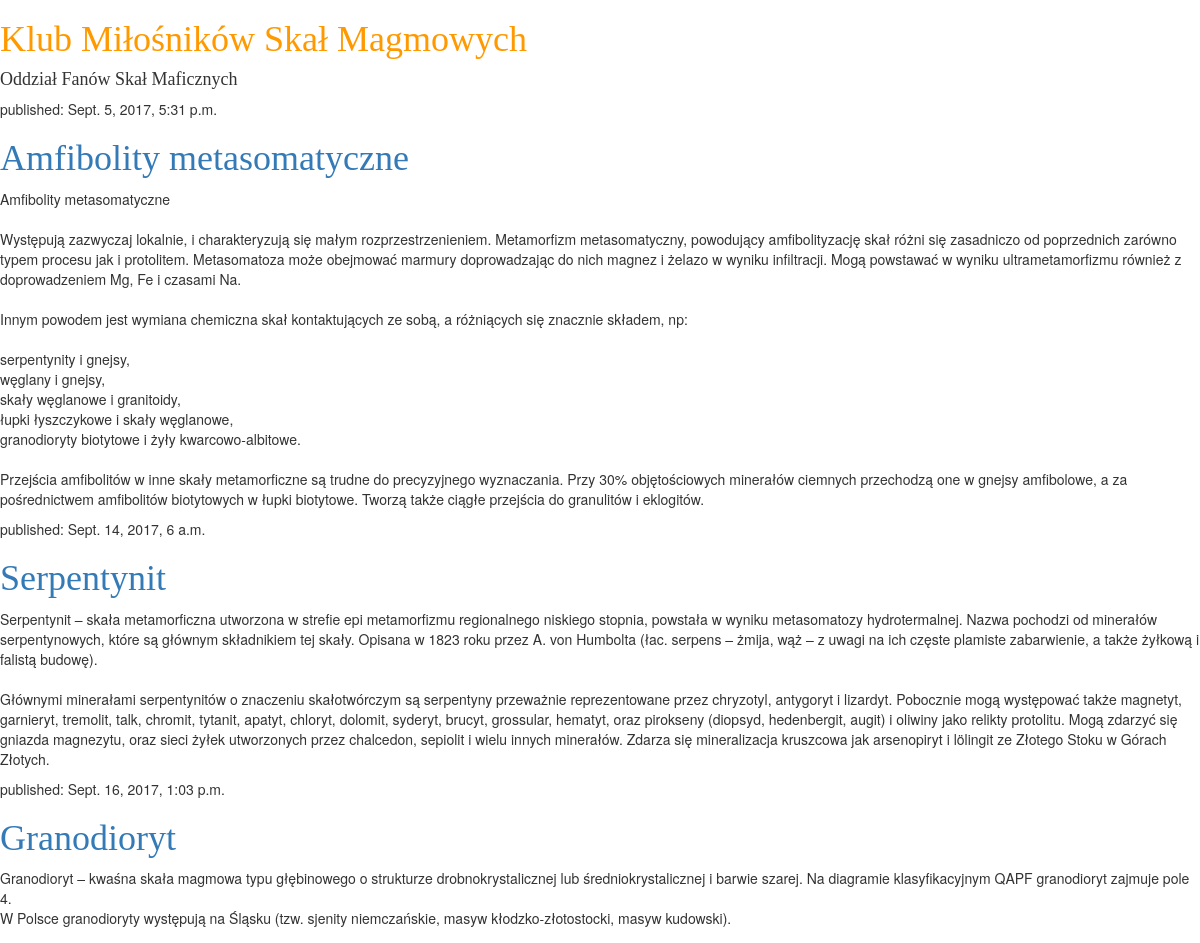
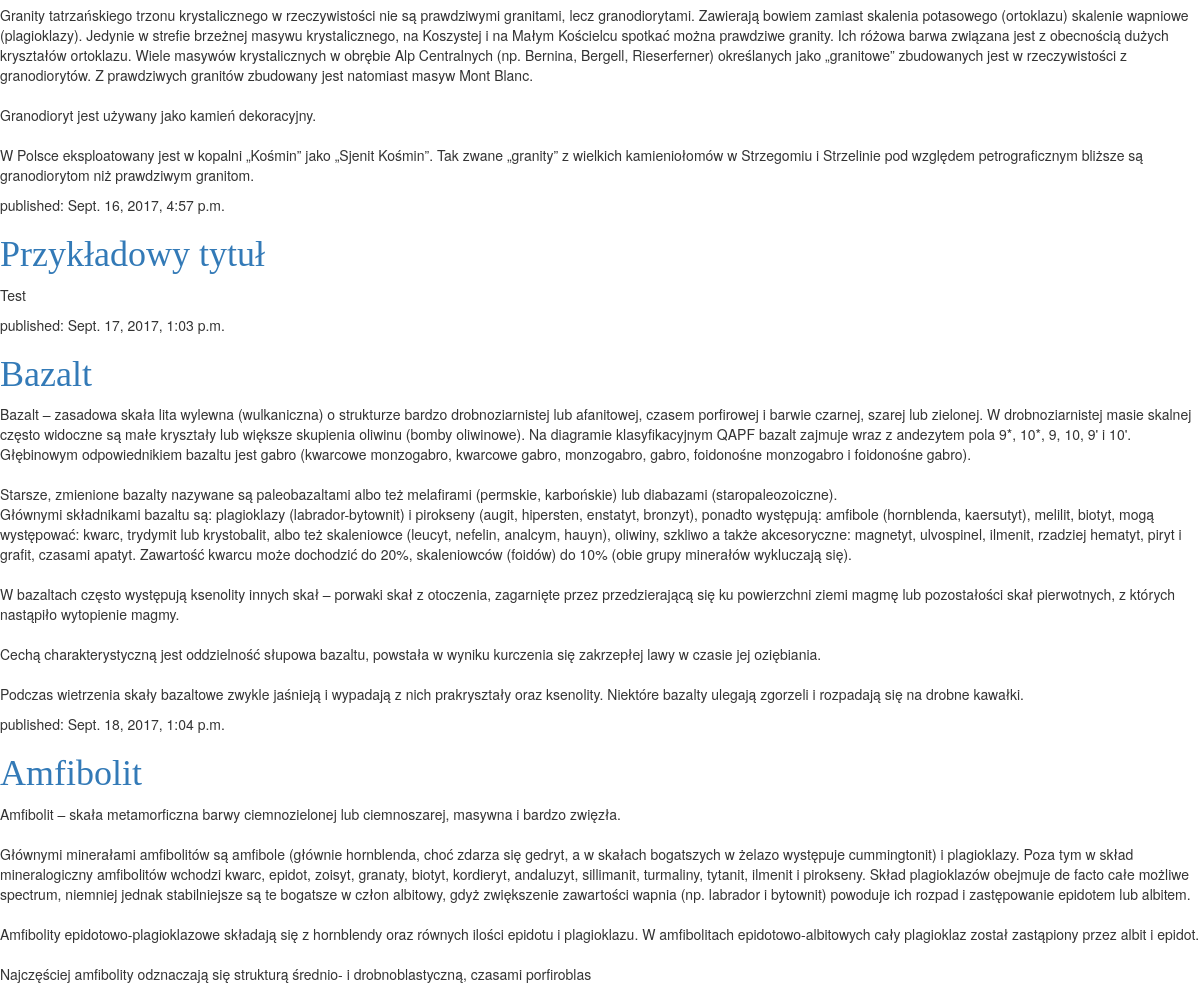
The page / on the database its author committed (2 pictures, top to bottom).
### blog/models.py (models this page shows, shortened)
class Post(models.Model):
    author = models.ForeignKey('auth.User')
    title = models.CharField(max_length=200)
    text = models.TextField()
    created_date = models.DateTimeField(
            default=timezone.now)
    published_date = models.DateTimeField(
            blank=True, null=True)

### blog/views.py (the view)
# urls.py: url(r'^$', views.post_list, name='post_list'),
def post_list(request):
    posts = Post.objects.filter(published_date__lte=timezone.now()).order_by('published_date')
    return render(request, 'blog/post_list.html', {'posts': posts})

### blog/templates/blog/post_list.html (shortened to what this page needs)
{% load staticfiles %}
<!DOCTYPE html>
 <html xmlns="http://www.w3.org/1999/xhtml" xml:lang="pl" lang="pl">
<head>
    <link rel="stylesheet" href="//maxcdn.bootstrapcdn.com/bootstrap/3.2.0/css/bootstrap.min.css">
    <link rel="stylesheet" href="//maxcdn.bootstrapcdn.com/bootstrap/3.2.0/css/bootstrap-theme.min.css">
    <link rel="stylesheet" href="{% static 'css/blog.css' %}">
</head>
<html>
    <body>
        <h1>Klub Miłośników Skał Magmowych</h1>
        <h4>Oddział Fanów Skał Maficznych</h4>
{% for post in posts %}
    <div>
        <p>published: {{ post.published_date }}</p>
        <h1><a href="">{{ post.title }}</a></h1>
        <p>{{ post.text|linebreaksbr }}</p>
    </div>
{% endfor %}
    </body>
</html>

### static/css/blog.css (style rules this page uses)
h1, h2, h3 { font-family: 'Lobster', cursive; color: #ff9900; }
h4 { font-family: 'Lobster', cursive; }

### rows shown on the page
Post: published_date "Sept. 5, 2017, 5:31 p.m.", title "Amfibolity metasomatyczne", text "Amfibolity metasomatyczne Występują zazwyczaj lokalnie, i charakteryzują się małym rozprzestrzenieniem. Metamorfizm metasomatyczny, powodujący amfibolityzację skał różni się zasadniczo od poprzednich zarówno typem procesu jak i protolitem. Metasomatoza może obejmować marmury doprowadzając do nich magnez i żelazo w wyniku infiltracji. Mogą powstawać w wyniku ultrametamorfizmu również z doprowadzeniem Mg, Fe i czasami Na. Innym powodem jest wymiana chemiczna skał kontaktujących ze sobą, a różniących się znacznie składem, np: serpentynity i gnejsy, węglany i gnejsy, skały węglanowe i granitoidy, łupki łyszczykowe i skały węglanowe, granodioryty biotytowe i żyły kwarcowo-albitowe. Przejścia…"
Post: published_date "Sept. 14, 2017, 6 a.m.", title "Serpentynit", text "Serpentynit – skała metamorficzna utworzona w strefie epi metamorfizmu regionalnego niskiego stopnia, powstała w wyniku metasomatozy hydrotermalnej. Nazwa pochodzi od minerałów serpentynowych, które są głównym składnikiem tej skały. Opisana w 1823 roku przez A. von Humbolta (łac. serpens – żmija, wąż – z uwagi na ich częste plamiste zabarwienie, a także żyłkową i falistą budowę). Głównymi minerałami serpentynitów o znaczeniu skałotwórczym są serpentyny przeważnie reprezentowane przez chryzotyl, antygoryt i lizardyt. Pobocznie mogą występować także magnetyt, garnieryt, tremolit, talk, chromit, tytanit, apatyt, chloryt, dolomit, syderyt, brucyt, grossular, hematyt, oraz pirokseny (diopsyd,…"
Post: published_date "Sept. 16, 2017, 1:03 p.m.", title "Granodioryt", text "Granodioryt – kwaśna skała magmowa typu głębinowego o strukturze drobnokrystalicznej lub średniokrystalicznej i barwie szarej. Na diagramie klasyfikacyjnym QAPF granodioryt zajmuje pole 4. W Polsce granodioryty występują na Śląsku (tzw. sjenity niemczańskie, masyw kłodzko-złotostocki, masyw kudowski). Granity tatrzańskiego trzonu krystalicznego w rzeczywistości nie są prawdziwymi granitami, lecz granodiorytami. Zawierają bowiem zamiast skalenia potasowego (ortoklazu) skalenie wapniowe (plagioklazy). Jedynie w strefie brzeżnej masywu krystalicznego, na Koszystej i na Małym Kościelcu spotkać można prawdziwe granity. Ich różowa barwa związana jest z obecnością dużych kryształów ortoklazu.…"
Post: published_date "Sept. 16, 2017, 4:57 p.m.", title "Przykładowy tytuł", text "Test"
Post: published_date "Sept. 17, 2017, 1:03 p.m.", title "Bazalt", text "Bazalt – zasadowa skała lita wylewna (wulkaniczna) o strukturze bardzo drobnoziarnistej lub afanitowej, czasem porfirowej i barwie czarnej, szarej lub zielonej. W drobnoziarnistej masie skalnej często widoczne są małe kryształy lub większe skupienia oliwinu (bomby oliwinowe). Na diagramie klasyfikacyjnym QAPF bazalt zajmuje wraz z andezytem pola 9*, 10*, 9, 10, 9' i 10'. Głębinowym odpowiednikiem bazaltu jest gabro (kwarcowe monzogabro, kwarcowe gabro, monzogabro, gabro, foidonośne monzogabro i foidonośne gabro). Starsze, zmienione bazalty nazywane są paleobazaltami albo też melafirami (permskie, karbońskie) lub diabazami (staropaleozoiczne). Głównymi składnikami bazaltu są: plagioklazy…"
Post: published_date "Sept. 18, 2017, 1:04 p.m.", title "Amfibolit", text "Amfibolit – skała metamorficzna barwy ciemnozielonej lub ciemnoszarej, masywna i bardzo zwięzła. Głównymi minerałami amfibolitów są amfibole (głównie hornblenda, choć zdarza się gedryt, a w skałach bogatszych w żelazo występuje cummingtonit) i plagioklazy. Poza tym w skład mineralogiczny amfibolitów wchodzi kwarc, epidot, zoisyt, granaty, biotyt, kordieryt, andaluzyt, sillimanit, turmaliny, tytanit, ilmenit i pirokseny. Skład plagioklazów obejmuje de facto całe możliwe spectrum, niemniej jednak stabilniejsze są te bogatsze w człon albitowy, gdyż zwiększenie zawartości wapnia (np. labrador i bytownit) powoduje ich rozpad i zastępowanie epidotem lub albitem. Amfibolity epidotowo-plagioklazowe…"
